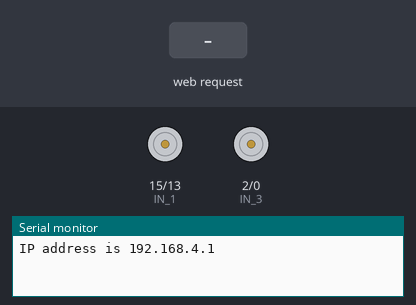
Bench run of a sketch on a simulated ESP8266 (NodeMCU). On the bench: motor-driver pin pairs drawn as motors (green arrow = first pin HIGH = forward, orange = second pin HIGH = backward, longer = more drive, scaled by the enable pin), the last lines printed to the serial monitor. The inputs (shaded band) are chosen by the test bench.

Above: at 1.2 s.
1.3 s: HTTP request GET /?State=F received
At 2.5 s:
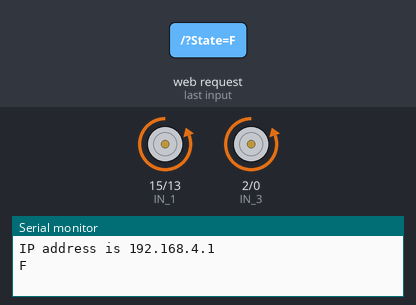
2.8 s: HTTP request GET /?State=B received
At 3.7 s:
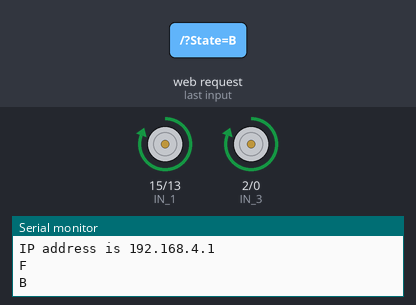
4.3 s: HTTP request GET /?State=L received
At 4.8 s:
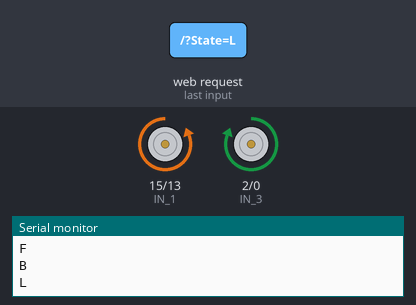
5.8 s: HTTP request GET /?State=R received
At 7.2 s:
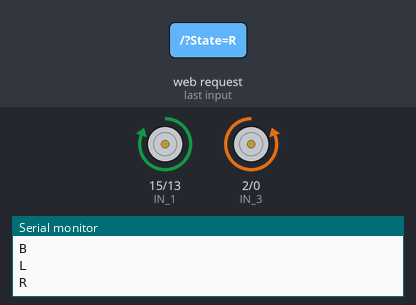
Timing chart, 0 to 8.3 s (numbered marks = the images above; inputs shaded):
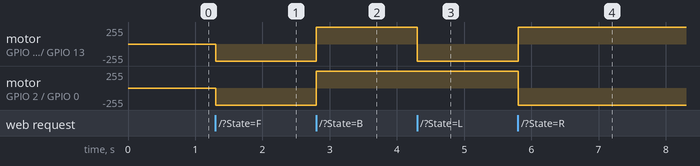

The sketch:

NAFIZ_NodeMCU_Car_CODE.ino
```cpp
//Nafiz Md Imtiaz Uddin
//ID: 2520190011 - CST2019 [江西理工大学]
/*Micro-USB: NodeMCU can be powered through the USB port
3.3V: Regulated 3.3V can be supplied to this pin to power the board
GND: Ground pins
Vin: External Power Supply*/

#define ENA   14
#define ENB   12
#define IN_1  15
#define IN_2  13
#define IN_3  2
#define IN_4  0

#include <ESP8266WiFi.h>
//This library provides ESP8266 specific Wi-Fi routines
#include <WiFiClient.h>
//Library for Arduino Wifi shield
#include <ESP8266WebServer.h>
//simple web-server. Supports only one simultaneous client,
//knows how to handle GET and POST

String injunction;
int robot_car = 900;         // 400 - 1023.[Speed of car]
int SpeedCoefficient = 3;

const char* ssid = "NodeMCU Nafiz"; //Wifi name
const char* password = "Nafiz_2022"; //Enter Password
ESP8266WebServer server(80);
void setup() {
 pinMode(ENA, OUTPUT);
 pinMode(ENB, OUTPUT);
 pinMode(IN_1, OUTPUT);
 pinMode(IN_2, OUTPUT);
 pinMode(IN_3, OUTPUT);
 pinMode(IN_4, OUTPUT);
 Serial.begin(115200);//Sets the data rate in bits per second (baud)  for serial data transmission.
 //For USB baudrate is fixed on 115200 bps

// Now we connecting wifi system
  WiFi.mode(WIFI_AP);
  WiFi.softAP(ssid, password);

  IPAddress myIP = WiFi.softAPIP();
  Serial.print("IP address is ");
  Serial.println(myIP);

 // Now we start the WEB-server
     server.on ( "/", HTTP_handleRoot ); //
     server.onNotFound ( HTTP_handleRoot ); //if not found wifi
     server.begin();//Tells the server to begin listening for incoming connections
}

//Forward funtion
void Forward_func(){

      digitalWrite(IN_1, LOW);
      digitalWrite(IN_2, HIGH);
      analogWrite(ENA, robot_car);

      digitalWrite(IN_3, LOW);
      digitalWrite(IN_4, HIGH);
      analogWrite(ENB, robot_car);
  }

//Backward funtion
void back_func(){

      digitalWrite(IN_1, HIGH);
      digitalWrite(IN_2, LOW);
      analogWrite(ENA, robot_car);

      digitalWrite(IN_3, HIGH);
      digitalWrite(IN_4, LOW);
      analogWrite(ENB, robot_car);
  }

////Right button funtion
void right_func(){
      digitalWrite(IN_1, HIGH);
      digitalWrite(IN_2, LOW);
      analogWrite(ENA, robot_car);
      digitalWrite(IN_3, LOW);
      digitalWrite(IN_4, HIGH);
      analogWrite(ENB, robot_car);
  }

////Left button funtion
void left_func(){

      digitalWrite(IN_1, LOW);
      digitalWrite(IN_2, HIGH);
      analogWrite(ENA, robot_car);
      digitalWrite(IN_3, HIGH);
      digitalWrite(IN_4, LOW);
      analogWrite(ENB, robot_car);
  }

void Forward_funcRight(){
      digitalWrite(IN_1, LOW);
      digitalWrite(IN_2, HIGH);
      analogWrite(ENA, robot_car/SpeedCoefficient);

      digitalWrite(IN_3, LOW);
      digitalWrite(IN_4, HIGH);
      analogWrite(ENB, robot_car);
   }

void Forward_funcLeft(){
      digitalWrite(IN_1, LOW);
      digitalWrite(IN_2, HIGH);
      analogWrite(ENA, robot_car);
      digitalWrite(IN_3, LOW);
      digitalWrite(IN_4, HIGH);
      analogWrite(ENB, robot_car/SpeedCoefficient);
  }

void back_funcRight(){

      digitalWrite(IN_1, HIGH);
      digitalWrite(IN_2, LOW);
      analogWrite(ENA, robot_car/SpeedCoefficient);
      digitalWrite(IN_3, HIGH);
      digitalWrite(IN_4, LOW);
      analogWrite(ENB, robot_car);
  }

void back_funcLeft(){
      digitalWrite(IN_1, HIGH);
      digitalWrite(IN_2, LOW);
      analogWrite(ENA, robot_car);
      digitalWrite(IN_3, HIGH);
      digitalWrite(IN_4, LOW);
      analogWrite(ENB, robot_car/SpeedCoefficient);
  }

void stopCar(){

      digitalWrite(IN_1, LOW);
      digitalWrite(IN_2, LOW);
      analogWrite(ENA, robot_car);

      digitalWrite(IN_3, LOW);
      digitalWrite(IN_4, LOW);
      analogWrite(ENB, robot_car);
 }

void loop() {
    server.handleClient();

      injunction = server.arg("State");
      if (injunction == "F") Forward_func();
      else if (injunction == "B") back_func();
      else if (injunction == "L") left_func();
      else if (injunction == "R") right_func();
      else if (injunction == "I") Forward_funcRight();
      else if (injunction == "G") Forward_funcLeft();
      else if (injunction == "J") back_funcRight();
      else if (injunction == "H") back_funcLeft();
      else if (injunction == "0") robot_car = 500;
      else if (injunction == "1") robot_car = 490;
      else if (injunction == "2") robot_car = 640;
      else if (injunction == "3") robot_car = 610;
      else if (injunction == "4") robot_car = 780;
      else if (injunction == "5") robot_car = 790;
      else if (injunction == "6") robot_car = 820;
      else if (injunction == "7") robot_car = 990;
      else if (injunction == "8") robot_car = 860;
      else if (injunction == "9") robot_car = 1021;
      else if (injunction == "S") stopCar();
}

void HTTP_handleRoot(void) {

if( server.hasArg("State") ){
       Serial.println(server.arg("State"));
  }
  server.send ( 200, "index/html", "" );
  delay(1);
}
```

Measured:
- after the input at 1.3 s, motor on GPIO 15 (IN_1) / GPIO 13 (IN_2), motor on GPIO 2 (IN_3) / GPIO 0 (IN_4): stopped → backward 255/255 at once
- after the input at 2.8 s, motor on GPIO 15 (IN_1) / GPIO 13 (IN_2), motor on GPIO 2 (IN_3) / GPIO 0 (IN_4): backward 255/255 → forward 255/255 at once
- after the input at 4.3 s, motor on GPIO 15 (IN_1) / GPIO 13 (IN_2): forward 255/255 → backward 255/255 at once
- after the input at 5.8 s, motor on GPIO 15 (IN_1) / GPIO 13 (IN_2): backward 255/255 → forward 255/255 at once; motor on GPIO 2 (IN_3) / GPIO 0 (IN_4): forward 255/255 → backward 255/255 at once
